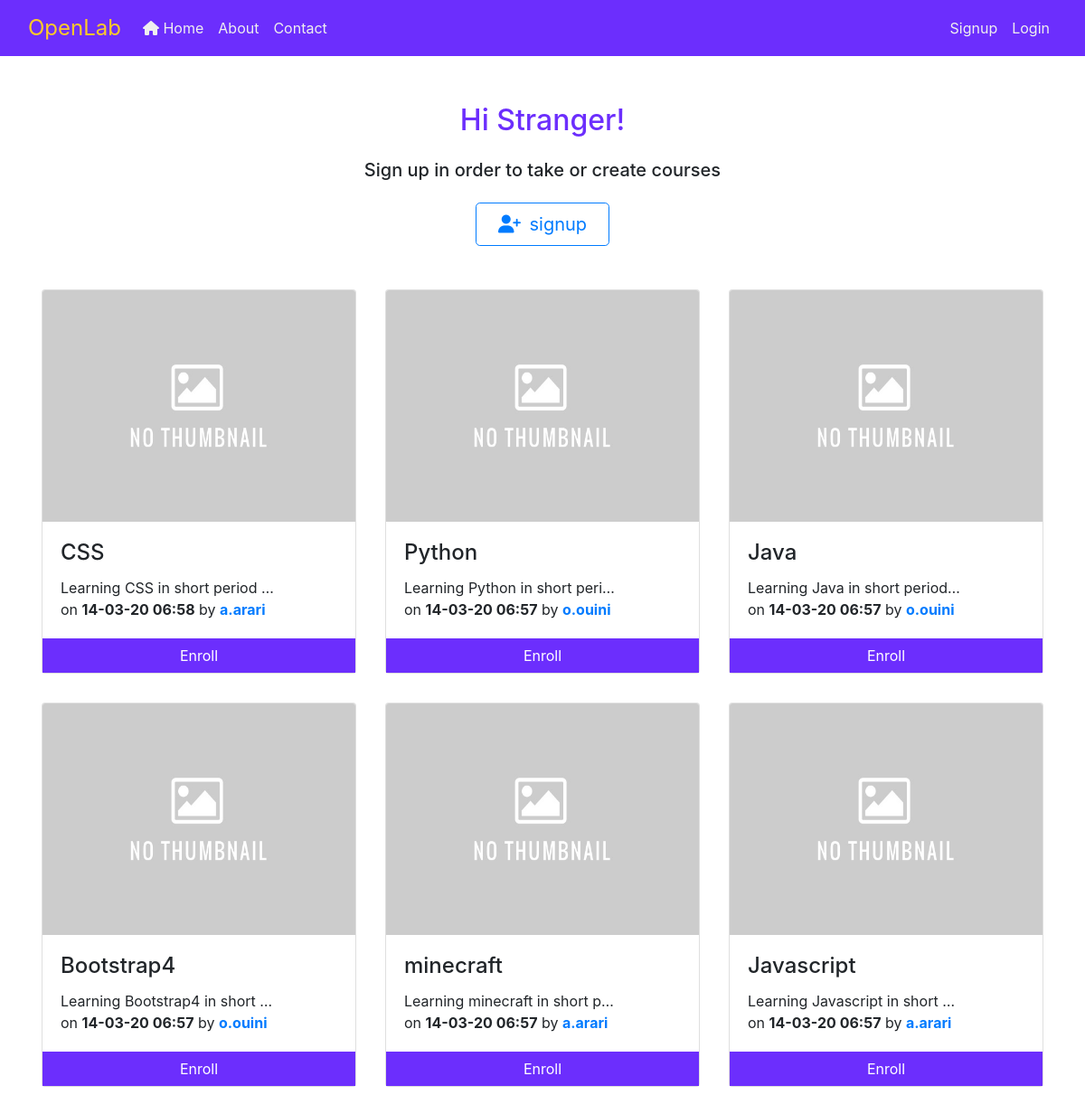
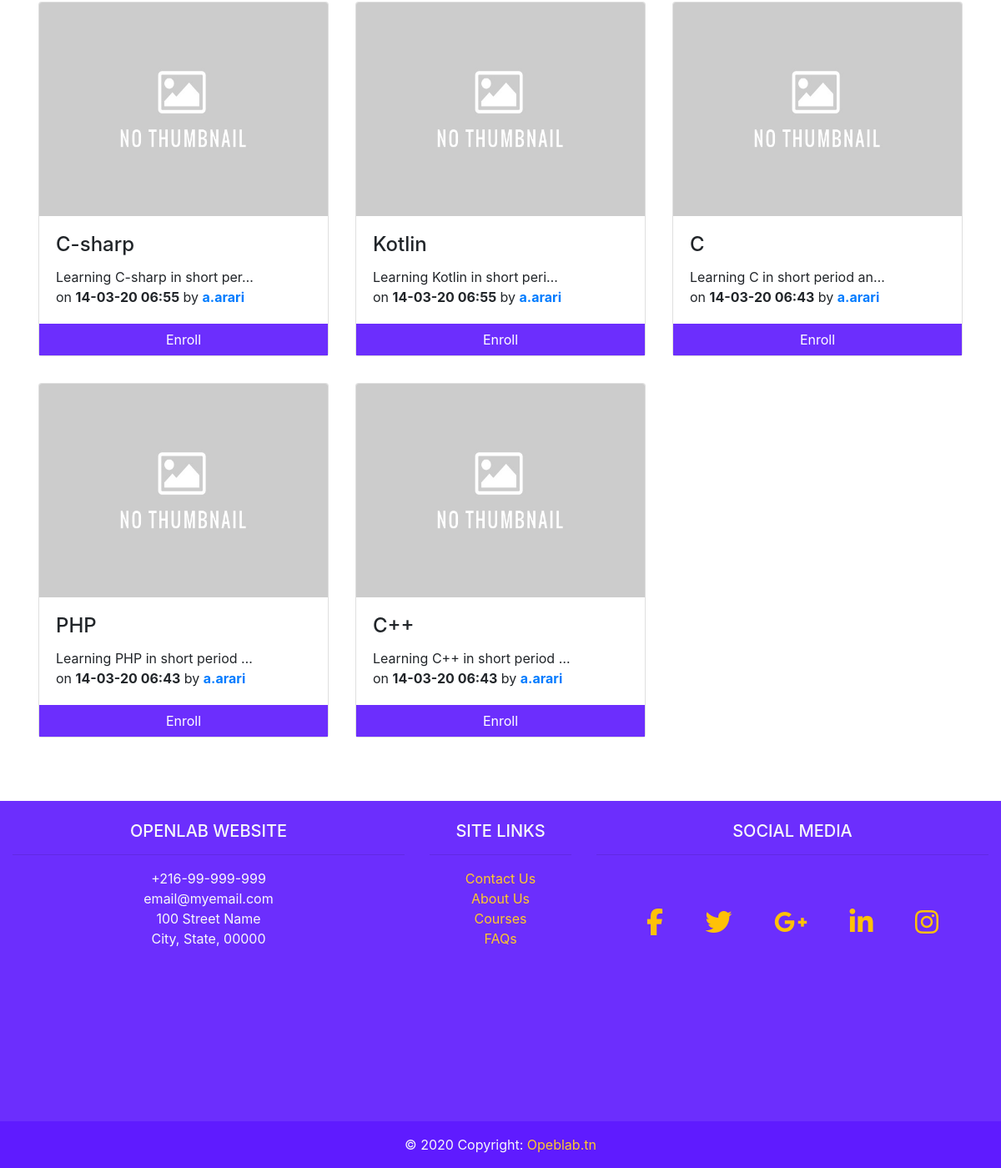
The page / on the database its author committed (2 pictures, top to bottom).
### courses/models.py (models this page shows, shortened)
class Course(models.Model):
	slug 		= models.SlugField(unique=True)
	name 		= models.CharField(max_length=50)
	detail 		= models.CharField(max_length=250, verbose_name='About the course')
	thumbnail 	= models.ImageField(upload_to='courses/thumbnails/', null=True)
	teacher 	= models.ForeignKey(Teacher, on_delete=models.CASCADE)
	students 	= models.ManyToManyField(Student, related_name='students_to_course')
	created_date 		= models.DateTimeField(auto_now_add=True)
	last_update_date 	= models.DateTimeField(auto_now=True)
	def get_thumbnail_url(self):
		if self.thumbnail:
			return self.thumbnail.url
		else:
			return '/media/courses/thumbnails/default.jpg'

### users/models.py (models this page shows, shortened)
class Teacher(models.Model):
	user = models.OneToOneField(User, on_delete=models.CASCADE, primary_key=True, unique=True)

class User(AbstractUser):
	is_student = models.BooleanField(default=False)
	is_teacher = models.BooleanField(default=False)
	email = models.EmailField('email address', unique=True)
	username = models.CharField(max_length=30, unique=False)
	picture = models.ImageField(upload_to='users/pictures/', null=True)
	USERNAME_FIELD = 'email'
	REQUIRED_FIELDS = []
	def get_shortname(self):
		return f'{self.first_name[0:1]}.{self.last_name}'

### courses/views.py (the view)
# urls.py: path('', views.CourseList.as_view(), name='list'),
class CourseList(ListView):
	model = Course
	paginate_by = 20
	def get_queryset(self, *args, **kwargs):
		return Course.objects.all().order_by('-created_date')
	def get_context_data(self, **kwargs):
		context = super().get_context_data(**kwargs)
		context['title'] = 'Courses'
		context['courses_active'] = 'active'
		return context

### courses/templates/courses/course_list.html
{% extends "base.html" %}
{% block content %}
<div class="container text-center p-2">
	{% if not course_list %}
		<h3 class="mb-4 text-primary">
				Sorry, There is no courses, yet.
		</h3>
		{% if user.is_teacher %}
			<h5 class="mb-4">Add a new course by clicking on</h5>
			<a class="btn mb-2 px-4 btn-outline-primary" href="{% url 'courses:create' %}">
				<i class="mr-1 fas fa-plus-square"></i>
				Add
			</a>
		{% endif %}
	{% else %}
		{% if user.is_authenticated %}
			<h2 class="m-4 ol-text-primary">
				Welcome back {{ user.first_name }}!
			</h2>
			{% url 'courses:my_courses' as my_courses_path %}
			{% if user.is_teacher %}
				{% if request.path != my_courses_path %}
					<h5 class="mb-4">See your courses by clicking on</h5>
					<a class="btn mb-2 px-4 btn-outline-primary btn-lg" href="{% url 'courses:my_courses' %}">
						<i class="fas fa-book-open"></i>
						My courses
					</a>
				{% else %}
					<h5 class="mb-4">Add a new course by clicking on</h5>
					<a class="btn mb-2 px-4 btn-outline-primary btn-lg" href="{% url 'courses:create' %}">
						<i class="mr-1 fas fa-plus-square"></i>
						Add
					</a>
				{% endif %}
			{% endif %}
		{% else %}
			<h2 class="m-4 ol-text-primary">Hi Stranger!</h2>
			<h5 class="mb-4">Sign up in order to take or create courses</h5>
			<a class="btn mb-2 px-4 btn-outline-primary btn-lg" href="{% url 'courses:create' %}">
				<i class="mr-1 fas fa-user-plus"></i>
				signup
			</a>
		{% endif %}
	{% endif %}
</div>
{% if course_list %}
	<div class="container mt-3">
		<div class="row">
			{% for course in course_list %}
				{% include "./course_item.html" %}
			{% endfor %}
		</div>
	</div>
{% endif %}
{% endblock content %}

### courses/templates/courses/course_item.html
<div class="p-3 col-12 col-md-6 col-lg-4">
	<div class="card ol-shadow-hover">
		<img class="card-img-top" src="{{ course.get_thumbnail_url }}" alt="" width="256" height="256">
		<div class="card-body">
			<h4 class="card-title">{{ course.name|truncatechars:18 }}</h4>
			<p class="card-text">
				{{ course.detail|truncatechars:30 }}
				<br>
				on <strong>{{ course.created_date|date:'d-m-y h:i' }}</strong>
				by <a href="{% url 'teacher_profile' course.teacher.user.id %}"
						class='{% if user.is_teacher and course.teacher.user == user %}text-danger{% endif %}'>
						<strong>
							{{ course.teacher.user.get_shortname }}
						</strong>
					</a>
				<br>
			</p>
		</div>
		<div class="text-center">
			{% if user.is_student or not user.is_authenticated %}
				{% if user.get_profile in course.students.all %}
					<span class="ol-text-primary font-weight-bold">
						25%
						<a class="ol-text-primary" href="{% url 'courses:detail' course.slug %}">Continue</a>
					</span>
					<div class="progress rounded-0" style="height:10px;">
						<div class="progress-bar rounded-0 ol-btn-bg-primary" style="width: 25%"></div>
					</div>
				{% else %}
					<a href="{% url 'courses:detail' course.slug %}" class="btn btn-block btn-primary ol-btn-bg-primary rounded-0">Enroll</a>
				{% endif %}
			{% else %}
					<a href="{% url 'courses:detail' course.slug %}" class="btn btn-block btn-secondary rounded-0">View</a>
			{% endif %}
		</div>
	</div>
</div>

### static/css/style.css (style rules this page uses)
html { position: relative; min-height: 100%; }
body { margin-bottom: 500px; }
.ol-shadow-hover { box-shadow: 0 0 0 0; }
.ol-btn-bg-primary { background-color: #6c2efd; outline-color: #6c2efd; border-color: #6c2efd; }
.ol-text-primary { color: #6c2efd; }

### rows shown on the page
Course: name "CSS", detail "Learning CSS in short period …", created_date "14-03-20 06:58", teacher.user.get_shortname "a.arari", shows "Enroll"
Course: name "Python", detail "Learning Python in short peri…", created_date "14-03-20 06:57", teacher.user.get_shortname "o.ouini", shows "Enroll"
Course: name "Java", detail "Learning Java in short period…", created_date "14-03-20 06:57", teacher.user.get_shortname "o.ouini", shows "Enroll"
Course: name "Bootstrap4", detail "Learning Bootstrap4 in short …", created_date "14-03-20 06:57", teacher.user.get_shortname "o.ouini", shows "Enroll"
Course: name "minecraft", detail "Learning minecraft in short p…", created_date "14-03-20 06:57", teacher.user.get_shortname "a.arari", shows "Enroll"
Course: name "Javascript", detail "Learning Javascript in short …", created_date "14-03-20 06:57", teacher.user.get_shortname "a.arari", shows "Enroll"
Course: name "C-sharp", detail "Learning C-sharp in short per…", created_date "14-03-20 06:55", teacher.user.get_shortname "a.arari", shows "Enroll"
Course: name "Kotlin", detail "Learning Kotlin in short peri…", created_date "14-03-20 06:55", teacher.user.get_shortname "a.arari", shows "Enroll"
Course: name "C", detail "Learning C in short period an…", created_date "14-03-20 06:43", teacher.user.get_shortname "a.arari", shows "Enroll"
Course: name "PHP", detail "Learning PHP in short period …", created_date "14-03-20 06:43", teacher.user.get_shortname "a.arari", shows "Enroll"
Course: name "C++", detail "Learning C++ in short period …", created_date "14-03-20 06:43", teacher.user.get_shortname "a.arari", shows "Enroll"
